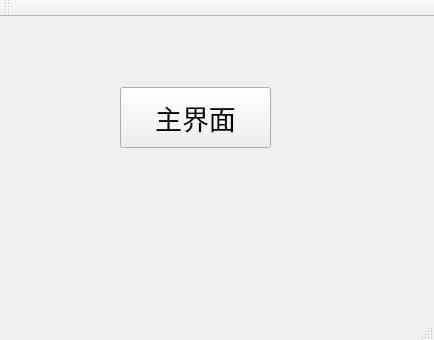
<?xml version="1.0" encoding="UTF-8"?>
<ui version="4.0">
 <class>MainWindow</class>
 <widget class="QMainWindow" name="MainWindow">
  <property name="geometry">
   <rect>
    <x>0</x>
    <y>0</y>
    <width>434</width>
    <height>340</height>
   </rect>
  </property>
  <property name="font">
   <font>
    <pointsize>20</pointsize>
   </font>
  </property>
  <property name="windowTitle">
   <string>MainWindow</string>
  </property>
  <widget class="QWidget" name="centralWidget">
   <widget class="QPushButton" name="pushButton">
    <property name="geometry">
     <rect>
      <x>120</x>
      <y>70</y>
      <width>151</width>
      <height>61</height>
     </rect>
    </property>
    <property name="text">
     <string>主界面</string>
    </property>
   </widget>
  </widget>
  <widget class="QMenuBar" name="menuBar">
   <property name="geometry">
    <rect>
     <x>0</x>
     <y>0</y>
     <width>434</width>
     <height>49</height>
    </rect>
   </property>
  </widget>
  <widget class="QToolBar" name="mainToolBar">
   <attribute name="toolBarArea">
    <enum>TopToolBarArea</enum>
   </attribute>
   <attribute name="toolBarBreak">
    <bool>false</bool>
   </attribute>
  </widget>
  <widget class="QStatusBar" name="statusBar"/>
 </widget>
 <layoutdefault spacing="6" margin="11"/>
 <resources/>
 <connections/>
</ui>
